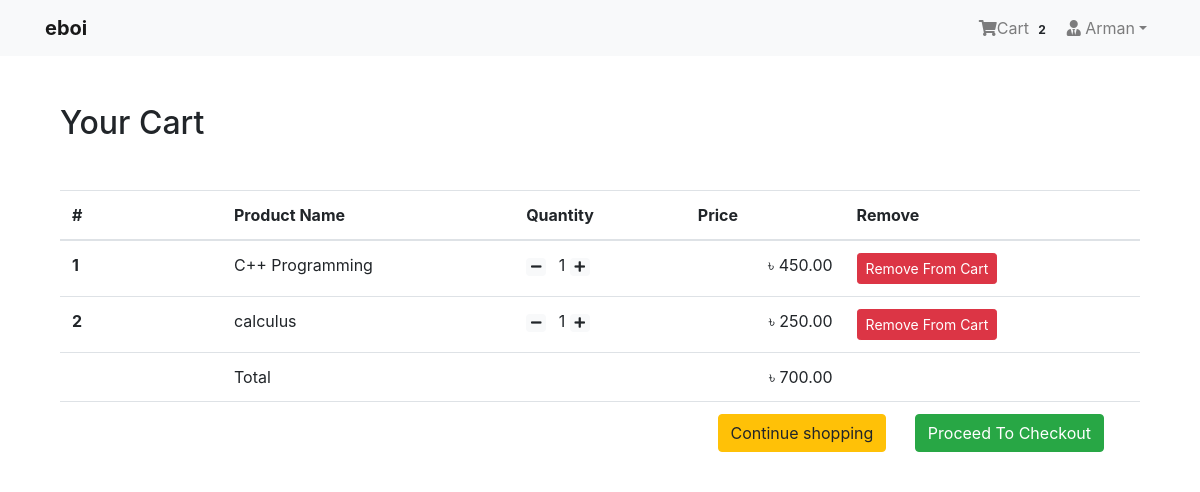
The app's page /shop/cart/ (signed in) with its own data.
### App_Login/models.py (models this page shows, shortened)
class User(AbstractBaseUser, PermissionsMixin):
    email = models.EmailField(unique=True, null=False)
    is_staff = models.BooleanField(
        ugettext_lazy('staff status'),
        default = False,
        help_text = ugettext_lazy('Designates Whether the user can log in this site')
    )
    is_active = models.BooleanField(
        ugettext_lazy('active'),
        default = True,
        help_text=ugettext_lazy(' Designates Whether this user should be treated as active. Unselect this instead of deleting accounts')
    )
    USERNAME_FIELD = 'email'
    objects = MyUserManager()

class Profile(models.Model):
    user = models.OneToOneField(User, on_delete=models.CASCADE, related_name = 'profile')
    username = models.CharField(max_length = 264, blank=True)
    full_name = models.CharField(max_length = 264, blank= True)
    address_1 = models.TextField(max_length=264, blank =True)
    city = models.CharField(max_length=264, blank=True)
    zipcode = models.CharField(max_length=10, blank=True)
    country = models.CharField(max_length=50, blank=True)
    phone = models.CharField(max_length=20, blank=True)
    date_joined = models.DateTimeField(auto_now_add=True)

### App_Order/models.py (models this page shows, shortened)
class  Order(models.Model):
    orderitems = models.ManyToManyField(Cart)
    user = models.ForeignKey(settings.AUTH_USER_MODEL, on_delete=models.CASCADE)
    ordered = models.BooleanField(default=False)
    created = models.DateTimeField(auto_now_add=True)
    paymentId = models.CharField(max_length=264, blank=True, null=True)
    orderId = models.CharField(max_length=200, blank=True, null=True)
    def get_totals(self):
        total = 0
        for order_item in self.orderitems.all():
            total += float(order_item.get_total())
        return total

class Cart(models.Model):
    user = models.ForeignKey(settings.AUTH_USER_MODEL, on_delete=models.CASCADE, related_name="cart")
    item = models.ForeignKey(Product, on_delete=models.CASCADE)
    quantity = models.IntegerField(default=1)
    purchased = models.BooleanField(default=False)
    created = models.DateTimeField(auto_now_add=True)
    updated = models.DateTimeField(auto_now=True)
    def get_total(self):
        total = self.item.price * self.quantity
        float_total = format(total, '0.2f')
        return float_total

### App_Shop/models.py (models this page shows, shortened)
class Product(models.Model):
    mainimage = models.ImageField(upload_to='Products')
    name = models.CharField(max_length=264)
    category = models.ForeignKey(Category, on_delete=models.CASCADE,related_name="category")
    preview_text = models.TextField(max_length=200, verbose_name='Preview Text')
    detail_text = models.TextField(max_length=1000, verbose_name='Description')
    price =models.FloatField()
    old_price = models.FloatField(default=0.00)
    created = models.DateTimeField(auto_now_add=True)
    class Meta:
        ordering = ['-created',]

### App_Order/views.py (the view)
# urls.py: path('cart/', views.cart_view, name = "cart"),
@login_required
def cart_view(request):
    carts = Cart.objects.filter(user=request.user, purchased = False)
    orders = Order.objects.filter(user=request.user, ordered=False)
    if carts.exists() and orders.exists():
        order = orders[0]
        return render(request, 'App_Order/cart.html', context = {'carts': carts, 'order':order})
    else:
        messages.warning(request, "You don't have any item in your cart!")
        return redirect("App_Shop:home")

### App_Order/templatetags/cart_tag.py (called while the page is built)
@register.filter
def cart_total(user):
    order = Order.objects.filter(user=user, ordered = False)
    if order.exists():
        return order[0].orderitems.count()
    else:
        return 0

### templates/App_Order/cart.html
{% extends 'base.html' %}
{% block body_block %}
<div class="container my-5">
  <div class="my-5">
    <h2>Your Cart</h2>
  </div>
  <table class="table table-hover">
    <thead>
      <tr>
        <th scope="col" width=15%>#</th>
        <th scope="col">Product Name</th>
        <th scope="col">Quantity</th>
        <th scope="col" align="right">Price</th>
        <th scope="col">Remove</th>
      </tr>
    </thead>
    <tbody>
      {% for cart in carts %}
      <tr>
        <th scope="row">{{ forloop.counter }}</th>
        <td>{{cart.item.name}}</td>
        <td>
          <a class="mr-2" href="{% url 'App_Order:decrease' pk=cart.item.pk %}"> <span class="badge badge-light"> <i class="fas fa-minus"></i></span> </a>
          {{ cart.quantity }}
          <a class="mr-2" href="{% url 'App_Order:increase' pk=cart.item.pk %}"> <span class="badge badge-light"> <i class="fas fa-plus"></i></span> </a>
        </td>
        <td align="right">&#2547; {{cart.get_total}}</td>
        <td> <a href="{% url 'App_Order:remove' pk=cart.item.pk %}" class="btn btn-danger btn-sm">Remove From Cart</a></td>
      </tr>
      {% endfor %}
      <tr>
        <th scope="row"></th>
        <td colspan="2">Total</td>
        <td align="right">&#2547; {{ order.get_totals | floatformat:2 }}</td>
        <td></td>
      </tr>
      <tr>
        <th scope="row"></th>
        <td colspan="4" class="text-right">
          <a href="{% url 'App_Shop:home' %}" class="btn btn-warning mr-4">Continue shopping</a>
          <a href="{% url 'App_Payment:checkout' %}" class="btn btn-success mr-4">Proceed To Checkout</a>
        </td>
      </tr>
    </tbody>
  </table>
</div>
{% endblock %}

### templates/navbar.html (shortened to what this page needs)
{% load cart_tag %}
<nav class="navbar navbar-expand-lg navbar-light bg-light">
  <div class="container">
    <a class="navbar-brand" href="{% url 'App_Shop:home' %}"> <b>eboi</b> </a>
  <div class="collapse navbar-collapse" id="navbarNav">
    <ul class="navbar-nav ml-auto">
       {% if request.user.is_authenticated %}
      <li class="nav-item">
        <a href="{% url 'App_Order:cart' %}" class="nav-link">
          <i class="fa fa-shopping-cart"></i>Cart
          <span class="badge badge-light">{{ request.user | cart_total }}</span>
        </a>
      </li>
      <li class="nav-item dropdown">
        <a class="nav-link dropdown-toggle" href="#" id="navbarDropdown"
        role="button" data-toggle="dropdown" aria-haspopup="true" aria-expanded="false">
      <i class="fas fa-user-tie"></i>
      {{request.user.profile.username}}</a>
      </li>
      {% else %}
      <li class="nav-item">
        <a href="{% url 'App_Login:login' %}" class="btn btn-primary">Login</a>
      </li>
      {% endif %}
    </ul>
   </div>
  </div>
</nav>

### records on screen
User: user|cart_total "2", user.profile.username "Arman"
Cart: item.name "C++ Programming", quantity "1", get_total "450.00"
Cart: item.name "calculus", quantity "1", get_total "250.00"
Order: get_totals "700.00"
